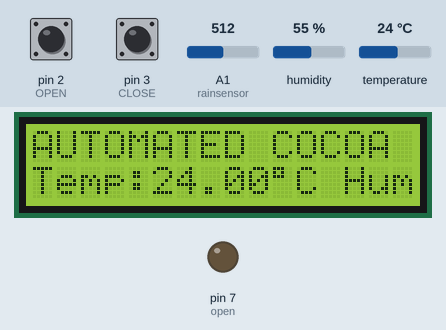
The sketch below on a simulated Arduino Uno, built with avr-gcc and run on an emulated ATmega328P. On the bench: 16×2 character LCD, output pins drawn as LEDs (lit = HIGH). Wiring (inferred from the names in the program): DHT11 sensor: data A0. The inputs (shaded band) are chosen by the test bench; at power-on: pin 2 (OPEN) HIGH, pin 3 (CLOSE) HIGH, humidity 55 %, temperature 24 °C, A1 (rainsensor) = 512. Pins used as bus, display or sensor lines are not drawn; what the sketch prints to the serial monitor is not drawn.

Above: at 3.7 s.
3.8 s: pin 2 (OPEN) pulled LOW for 1.35 s
At 5.9 s:
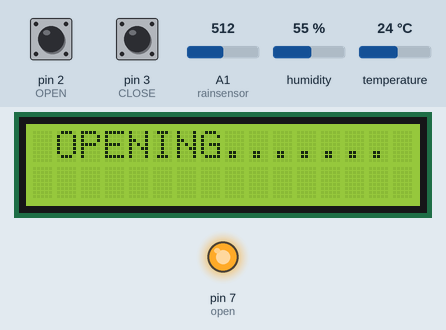
8.0 s: pin 3 (CLOSE) pulled LOW for 1.35 s
At 10.2 s:
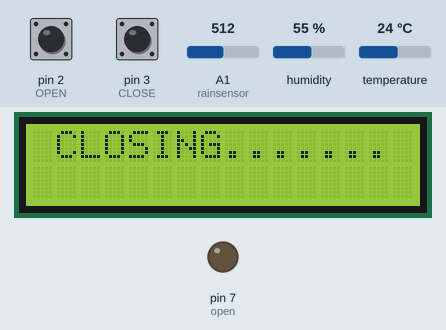
12.5 s: humidity set to 22 %
At 14.8 s:
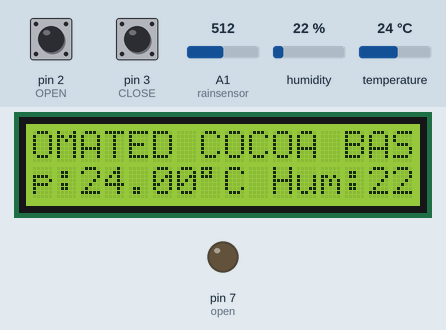
16.8 s: humidity set to 40 %
At 19.7 s:
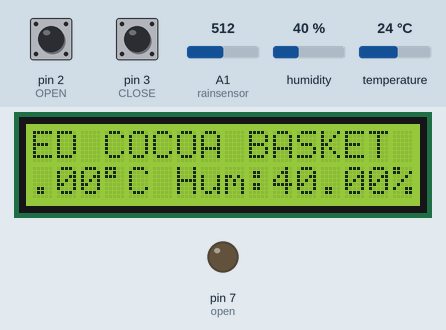
21.1 s: pin 2 (OPEN) pulled LOW for 1.35 s
At 26.4 s:
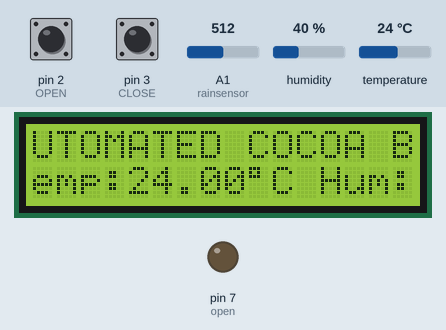
26.7 s: temperature set to 12 °C
At 28.2 s:
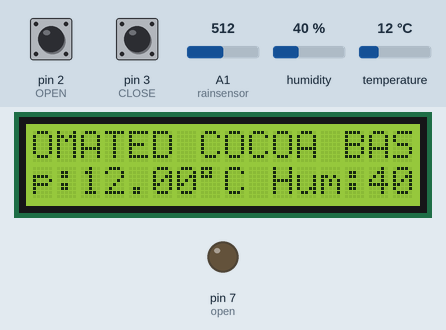
Timing chart, 0 to 29.7 s (numbered marks = the images above; inputs shaded):
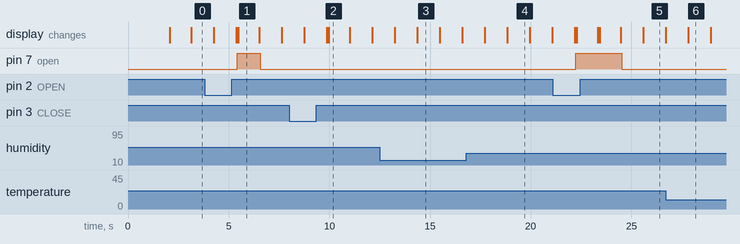

The sketch:

Cocoa_final.ino
```cpp
 #include <Wire.h>
 #include <LiquidCrystal_I2C.h>
 #include <dht.h>
 #define datapin A0
 dht DHT;
 int RainSensor = A1;
 int humidity = A0;
 const int en =2, rw = 1, rs = 0, d4 = 4, d5 = 5,  d6 = 6,  d7 = 7, bl = 3;
 const int i2c_addr = 0x3F;
 LiquidCrystal_I2C lcd(i2c_addr, en, rw, rs, d4, d5, d6, d7, bl, POSITIVE);

 #define OPEN 2       // Open
 #define CLOSE  3    // close


void setup() {
  Serial.begin(9600);
  lcd.begin(16,2);
  pinMode(A0,INPUT);         //humidity sensor
  pinMode(A1,INPUT);        //rainsensor
  pinMode(OPEN,INPUT_PULLUP);       //open
  pinMode(CLOSE,INPUT_PULLUP);      //close
  pinMode(7,OUTPUT);       //open
  pinMode(8,OUTPUT);      //close
  lcd.setCursor(3,0);
  lcd.print("WELCOME...");
  delay(2000);
  lcd.clear();

}

void loop() {
  int lidopen = digitalRead(2);
  int lidclose = digitalRead(3);
  int readData = DHT.read11(A0);
  RainSensor = analogRead(A1);
  float t = DHT.temperature;
  float h = DHT.humidity;
  Serial.print("Temperature = ");
  Serial.print(t);
  Serial.print(" *C ");
  Serial.print("\t Humidity = ");
  Serial.print(h);
  Serial.print(" %");
  Serial.print("\t RainSensor = ");
  Serial.println(RainSensor);
  delay(1000);

  lcd.setCursor(1,0);
  lcd.print("AUTOMATED COCOA BASKET");
  lcd.setCursor(1,1);
  lcd.print("Temp:");
  lcd.print(t);
  lcd.print((char)223);
  lcd.print("C ");
  lcd.print("Hum:");
  lcd.print(h);
  lcd.print("% ");
  lcd.scrollDisplayLeft();
  delay(50);

  //Rain
  if(RainSensor > 30){
    digitalWrite(8,HIGH);
  }
  else{
    digitalWrite(8,LOW);
  }

  //MANUAL
  if(lidopen == LOW){     //OPEN
    digitalWrite(7,HIGH);
    lcd.clear();
    lcd.setCursor(1,0);
    lcd.print("OPENING.......");
  }
  else{
    digitalWrite(7,LOW);
  }
  if(lidclose == LOW){  //CLOSE
    digitalWrite(8,HIGH);
    lcd.clear();
    lcd.setCursor(1,0);
    lcd.print("CLOSING.......");
  }
  else{
    digitalWrite(8,LOW);
  }

}
```

Measured:
- after the input at 3.8 s, pin 7 (open): LOW → HIGH after 1.6 s, → LOW 1.1 s later; the display: first differs from a run without the input after 1.7 s (image 1)
- after the input at 8.0 s, the display: first differs from a run without the input after 2.0 s (image 2)
- after the input at 21.1 s, pin 7 (open): LOW → HIGH after 1.1 s, → LOW 2.3 s later; the display: first differs from a run without the input after 1.2 s (image 5 shows a later state)
- what the display in image 1 shows lasts 1.0 s, from 5.5 s to 6.5 s
- what the display in image 3 shows lasts 1.1 s, from 14.4 s to 15.5 s
